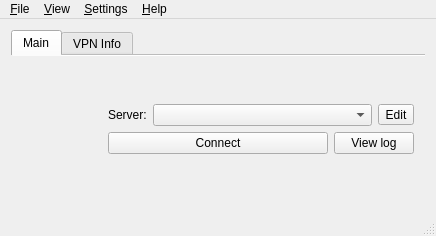
<?xml version="1.0" encoding="UTF-8"?>
<ui version="4.0">
 <class>MainWindow</class>
 <widget class="QMainWindow" name="MainWindow">
  <property name="windowModality">
   <enum>Qt::NonModal</enum>
  </property>
  <property name="geometry">
   <rect>
    <x>0</x>
    <y>0</y>
    <width>436</width>
    <height>236</height>
   </rect>
  </property>
  <property name="sizePolicy">
   <sizepolicy hsizetype="Preferred" vsizetype="Preferred">
    <horstretch>0</horstretch>
    <verstretch>0</verstretch>
   </sizepolicy>
  </property>
  <property name="minimumSize">
   <size>
    <width>436</width>
    <height>236</height>
   </size>
  </property>
  <property name="maximumSize">
   <size>
    <width>436</width>
    <height>236</height>
   </size>
  </property>
  <property name="windowIcon">
   <iconset resource="../openconnect-gui.qrc">
    <normaloff>:/Resources/mono_lock.png</normaloff>:/Resources/mono_lock.png</iconset>
  </property>
  <property name="autoFillBackground">
   <bool>false</bool>
  </property>
  <widget class="QWidget" name="centralWidget">
   <property name="sizePolicy">
    <sizepolicy hsizetype="MinimumExpanding" vsizetype="MinimumExpanding">
     <horstretch>0</horstretch>
     <verstretch>0</verstretch>
    </sizepolicy>
   </property>
   <layout class="QHBoxLayout" name="horizontalLayout">
    <item>
     <widget class="QTabWidget" name="tabWidget">
      <property name="autoFillBackground">
       <bool>false</bool>
      </property>
      <property name="tabPosition">
       <enum>QTabWidget::North</enum>
      </property>
      <property name="tabShape">
       <enum>QTabWidget::Rounded</enum>
      </property>
      <property name="currentIndex">
       <number>0</number>
      </property>
      <property name="documentMode">
       <bool>true</bool>
      </property>
      <property name="tabsClosable">
       <bool>false</bool>
      </property>
      <property name="movable">
       <bool>false</bool>
      </property>
      <widget class="QWidget" name="tabWidget_main">
       <property name="accessibleName">
        <string/>
       </property>
       <attribute name="title">
        <string>Main</string>
       </attribute>
       <layout class="QGridLayout" name="gridLayout_2">
        <item row="0" column="0">
         <layout class="QHBoxLayout" name="horizontalLayout_4" stretch="1,3">
          <item>
           <layout class="QVBoxLayout" name="verticalLayout_2">
            <property name="spacing">
             <number>0</number>
            </property>
            <item>
             <widget class="QLabel" name="iconLabel">
              <property name="maximumSize">
               <size>
                <width>80</width>
                <height>80</height>
               </size>
              </property>
              <property name="scaledContents">
               <bool>true</bool>
              </property>
             </widget>
            </item>
           </layout>
          </item>
          <item>
           <layout class="QVBoxLayout" name="verticalLayout">
            <item>
             <layout class="QHBoxLayout" name="horizontalLayout_Profiles" stretch="0,4,0">
              <item>
               <widget class="QLabel" name="serverLabel">
                <property name="text">
                 <string>Server:</string>
                </property>
               </widget>
              </item>
              <item>
               <widget class="QComboBox" name="serverList"/>
              </item>
              <item>
               <widget class="QToolButton" name="serverListControl">
                <property name="whatsThis">
                 <string>Edit</string>
                </property>
                <property name="text">
                 <string>Edit</string>
                </property>
                <property name="icon">
                 <iconset resource="../openconnect-gui.qrc">
                  <normaloff>:/images/profiles.png</normaloff>:/images/profiles.png</iconset>
                </property>
                <property name="popupMode">
                 <enum>QToolButton::InstantPopup</enum>
                </property>
               </widget>
              </item>
             </layout>
            </item>
            <item>
             <layout class="QHBoxLayout" name="horizontalLayout_Buttons" stretch="4,0">
              <item>
               <widget class="QPushButton" name="connectionButton">
                <property name="text">
                 <string>Connect</string>
                </property>
                <property name="icon">
                 <iconset resource="../openconnect-gui.qrc">
                  <normaloff>:/images/network-wired.png</normaloff>:/images/network-wired.png</iconset>
                </property>
               </widget>
              </item>
              <item>
               <widget class="QPushButton" name="viewLogButton">
                <property name="text">
                 <string>View log</string>
                </property>
                <property name="icon">
                 <iconset resource="../openconnect-gui.qrc">
                  <normaloff>:/images/edit-find.png</normaloff>:/images/edit-find.png</iconset>
                </property>
               </widget>
              </item>
             </layout>
            </item>
           </layout>
          </item>
         </layout>
        </item>
       </layout>
      </widget>
      <widget class="QWidget" name="tabWidget_vpnInfo">
       <attribute name="title">
        <string>VPN Info</string>
       </attribute>
       <layout class="QVBoxLayout" name="verticalLayout_3">
        <item>
         <layout class="QFormLayout" name="formLayout">
          <property name="fieldGrowthPolicy">
           <enum>QFormLayout::ExpandingFieldsGrow</enum>
          </property>
          <property name="formAlignment">
           <set>Qt::AlignJustify|Qt::AlignTop</set>
          </property>
          <item row="0" column="0">
           <widget class="QLabel" name="ipV4LabelText">
            <property name="text">
             <string>IPv4:</string>
            </property>
           </widget>
          </item>
          <item row="0" column="1">
           <widget class="QLabel" name="ipV4Label">
            <property name="alignment">
             <set>Qt::AlignLeading|Qt::AlignLeft|Qt::AlignVCenter</set>
            </property>
            <property name="textInteractionFlags">
             <set>Qt::LinksAccessibleByMouse|Qt::TextSelectableByMouse</set>
            </property>
           </widget>
          </item>
          <item row="1" column="0">
           <widget class="QLabel" name="ipV6LabelText">
            <property name="text">
             <string>IPv6:</string>
            </property>
           </widget>
          </item>
          <item row="1" column="1">
           <widget class="QLabel" name="ipV6Label">
            <property name="alignment">
             <set>Qt::AlignLeading|Qt::AlignLeft|Qt::AlignVCenter</set>
            </property>
            <property name="textInteractionFlags">
             <set>Qt::LinksAccessibleByMouse|Qt::TextSelectableByMouse</set>
            </property>
           </widget>
          </item>
          <item row="2" column="0">
           <widget class="QLabel" name="dnsLabelText">
            <property name="text">
             <string>DNS:</string>
            </property>
           </widget>
          </item>
          <item row="2" column="1">
           <widget class="QLabel" name="dnsLabel">
            <property name="alignment">
             <set>Qt::AlignLeading|Qt::AlignLeft|Qt::AlignVCenter</set>
            </property>
            <property name="textInteractionFlags">
             <set>Qt::LinksAccessibleByMouse|Qt::TextSelectableByMouse</set>
            </property>
           </widget>
          </item>
          <item row="3" column="0">
           <widget class="QLabel" name="cipherCSTPLabelText">
            <property name="text">
             <string>Cipher:</string>
            </property>
           </widget>
          </item>
          <item row="3" column="1">
           <widget class="QLabel" name="cipherCSTPLabel">
            <property name="alignment">
             <set>Qt::AlignLeading|Qt::AlignLeft|Qt::AlignVCenter</set>
            </property>
           </widget>
          </item>
          <item row="4" column="0">
           <widget class="QLabel" name="cipherDTLSLabelText">
            <property name="text">
             <string>DTLS Cipher:</string>
            </property>
           </widget>
          </item>
          <item row="4" column="1">
           <widget class="QLabel" name="cipherDTLSLabel">
            <property name="alignment">
             <set>Qt::AlignLeading|Qt::AlignLeft|Qt::AlignVCenter</set>
            </property>
           </widget>
          </item>
          <item row="5" column="0">
           <widget class="QLabel" name="downloadLabelText">
            <property name="text">
             <string>Download:</string>
            </property>
           </widget>
          </item>
          <item row="6" column="0">
           <widget class="QLabel" name="uploadLaberText">
            <property name="text">
             <string>Upload:</string>
            </property>
           </widget>
          </item>
          <item row="5" column="1">
           <widget class="QLabel" name="downloadLabel">
            <property name="alignment">
             <set>Qt::AlignLeading|Qt::AlignLeft|Qt::AlignVCenter</set>
            </property>
            <property name="textInteractionFlags">
             <set>Qt::LinksAccessibleByMouse|Qt::TextSelectableByMouse</set>
            </property>
           </widget>
          </item>
          <item row="6" column="1">
           <widget class="QLabel" name="uploadLabel">
            <property name="alignment">
             <set>Qt::AlignLeading|Qt::AlignLeft|Qt::AlignVCenter</set>
            </property>
            <property name="textInteractionFlags">
             <set>Qt::LinksAccessibleByMouse|Qt::TextSelectableByMouse</set>
            </property>
           </widget>
          </item>
         </layout>
        </item>
       </layout>
      </widget>
     </widget>
    </item>
   </layout>
  </widget>
  <widget class="QStatusBar" name="statusBar"/>
  <widget class="QMenuBar" name="menuBar">
   <property name="geometry">
    <rect>
     <x>0</x>
     <y>0</y>
     <width>436</width>
     <height>20</height>
    </rect>
   </property>
   <widget class="QMenu" name="menuFile">
    <property name="title">
     <string>&amp;File</string>
    </property>
    <widget class="QMenu" name="menuProfiles">
     <property name="title">
      <string>&amp;Profiles</string>
     </property>
     <addaction name="actionNewProfile"/>
     <addaction name="actionNewProfileAdvanced"/>
     <addaction name="actionEditSelectedProfile"/>
     <addaction name="actionRemoveSelectedProfile"/>
    </widget>
    <addaction name="menuProfiles"/>
    <addaction name="separator"/>
    <addaction name="actionQuit"/>
   </widget>
   <widget class="QMenu" name="menuHelp">
    <property name="title">
     <string>&amp;Help</string>
    </property>
    <addaction name="actionWebSite"/>
    <addaction name="separator"/>
    <addaction name="actionAbout"/>
    <addaction name="actionAboutQt"/>
   </widget>
   <widget class="QMenu" name="menuView">
    <property name="title">
     <string>&amp;View</string>
    </property>
    <addaction name="actionLogWindow"/>
   </widget>
   <widget class="QMenu" name="menuSettings">
    <property name="title">
     <string>&amp;Settings</string>
    </property>
    <addaction name="actionMinimizeToTheNotificationArea"/>
    <addaction name="actionMinimizeTheApplicationInsteadOfClosing"/>
    <addaction name="separator"/>
    <addaction name="actionStartMinimized"/>
    <addaction name="separator"/>
    <addaction name="actionSingleInstanceMode"/>
   </widget>
   <addaction name="menuFile"/>
   <addaction name="menuView"/>
   <addaction name="menuSettings"/>
   <addaction name="menuHelp"/>
  </widget>
  <action name="actionQuit">
   <property name="text">
    <string>&amp;Quit</string>
   </property>
   <property name="shortcut">
    <string>Ctrl+Q</string>
   </property>
  </action>
  <action name="actionAbout">
   <property name="text">
    <string>&amp;About</string>
   </property>
   <property name="statusTip">
    <string>Show the application's About info</string>
   </property>
  </action>
  <action name="actionAboutQt">
   <property name="text">
    <string>About &amp;Qt</string>
   </property>
   <property name="statusTip">
    <string>Show the Qt library's About info</string>
   </property>
  </action>
  <action name="actionMinimize">
   <property name="text">
    <string>Mi&amp;nimize</string>
   </property>
   <property name="toolTip">
    <string>Mimimize</string>
   </property>
  </action>
  <action name="actionRestore">
   <property name="text">
    <string>&amp;Restore</string>
   </property>
   <property name="toolTip">
    <string>Restore</string>
   </property>
  </action>
  <action name="actionNewProfile">
   <property name="icon">
    <iconset resource="../openconnect-gui.qrc">
     <normaloff>:/images/text-new.png</normaloff>:/images/text-new.png</iconset>
   </property>
   <property name="text">
    <string>&amp;New profile</string>
   </property>
   <property name="toolTip">
    <string>New quick connect profile</string>
   </property>
   <property name="shortcut">
    <string>Ctrl+N</string>
   </property>
  </action>
  <action name="actionEditSelectedProfile">
   <property name="icon">
    <iconset resource="../openconnect-gui.qrc">
     <normaloff>:/images/text-editor.png</normaloff>:/images/text-editor.png</iconset>
   </property>
   <property name="text">
    <string>&amp;Edit selected profile</string>
   </property>
   <property name="shortcut">
    <string>Ctrl+E</string>
   </property>
  </action>
  <action name="actionRemoveSelectedProfile">
   <property name="icon">
    <iconset resource="../openconnect-gui.qrc">
     <normaloff>:/images/trashcan.png</normaloff>:/images/trashcan.png</iconset>
   </property>
   <property name="text">
    <string>&amp;Remove selected profile</string>
   </property>
   <property name="shortcut">
    <string>Ctrl+R</string>
   </property>
  </action>
  <action name="actionLogWindow">
   <property name="icon">
    <iconset resource="../openconnect-gui.qrc">
     <normaloff>:/images/edit-find.png</normaloff>:/images/edit-find.png</iconset>
   </property>
   <property name="text">
    <string>&amp;Log window</string>
   </property>
   <property name="toolTip">
    <string>View log window</string>
   </property>
   <property name="shortcut">
    <string>Ctrl+L</string>
   </property>
  </action>
  <action name="actionMinimizeToTheNotificationArea">
   <property name="checkable">
    <bool>true</bool>
   </property>
   <property name="text">
    <string>Minimize to the notification &amp;area</string>
   </property>
  </action>
  <action name="actionMinimizeTheApplicationInsteadOfClosing">
   <property name="checkable">
    <bool>true</bool>
   </property>
   <property name="text">
    <string>Minimize instead of &amp;closing</string>
   </property>
  </action>
  <action name="actionStartMinimized">
   <property name="checkable">
    <bool>true</bool>
   </property>
   <property name="text">
    <string>Start &amp;minimized</string>
   </property>
  </action>
  <action name="actionWebSite">
   <property name="text">
    <string>&amp;Web site...</string>
   </property>
   <property name="statusTip">
    <string>Open the browser and go to product site</string>
   </property>
  </action>
  <action name="actionSingleInstanceMode">
   <property name="checkable">
    <bool>true</bool>
   </property>
   <property name="enabled">
    <bool>false</bool>
   </property>
   <property name="text">
    <string>&amp;Single instance mode</string>
   </property>
  </action>
  <action name="actionNewProfileAdvanced">
   <property name="icon">
    <iconset resource="../openconnect-gui.qrc">
     <normaloff>:/images/text-new.png</normaloff>:/images/text-new.png</iconset>
   </property>
   <property name="text">
    <string>New profile (&amp;advanced)</string>
   </property>
   <property name="toolTip">
    <string>New profile (advanced setup)</string>
   </property>
   <property name="shortcut">
    <string>Ctrl+Shift+N</string>
   </property>
  </action>
 </widget>
 <layoutdefault spacing="6" margin="11"/>
 <resources>
  <include location="../openconnect-gui.qrc"/>
 </resources>
 <connections>
  <connection>
   <sender>actionMinimize</sender>
   <signal>triggered()</signal>
   <receiver>MainWindow</receiver>
   <slot>showMinimized()</slot>
   <hints>
    <hint type="sourcelabel">
     <x>-1</x>
     <y>-1</y>
    </hint>
    <hint type="destinationlabel">
     <x>217</x>
     <y>117</y>
    </hint>
   </hints>
  </connection>
  <connection>
   <sender>actionRestore</sender>
   <signal>triggered()</signal>
   <receiver>MainWindow</receiver>
   <slot>showNormal()</slot>
   <hints>
    <hint type="sourcelabel">
     <x>-1</x>
     <y>-1</y>
    </hint>
    <hint type="destinationlabel">
     <x>217</x>
     <y>117</y>
    </hint>
   </hints>
  </connection>
  <connection>
   <sender>actionLogWindow</sender>
   <signal>triggered()</signal>
   <receiver>viewLogButton</receiver>
   <slot>click()</slot>
   <hints>
    <hint type="sourcelabel">
     <x>-1</x>
     <y>-1</y>
    </hint>
    <hint type="destinationlabel">
     <x>366</x>
     <y>163</y>
    </hint>
   </hints>
  </connection>
 </connections>
</ui>
